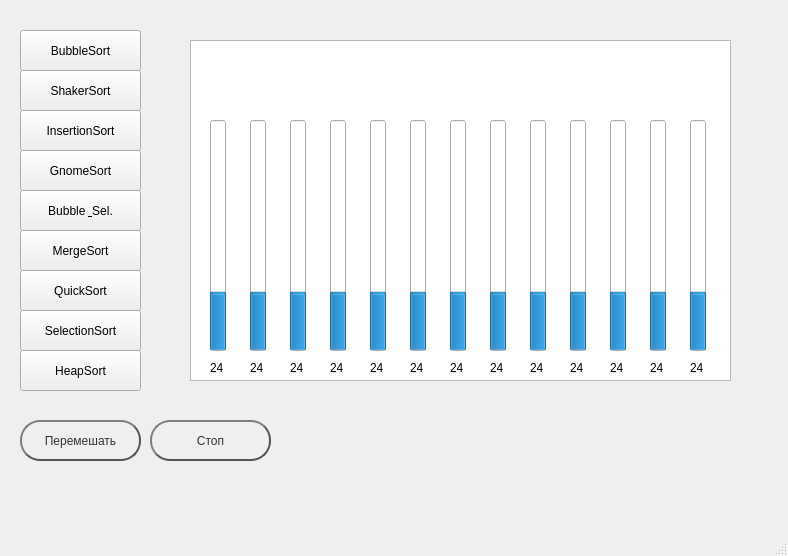
<?xml version="1.0" encoding="UTF-8"?>
<ui version="4.0">
 <class>MainWindow</class>
 <widget class="QMainWindow" name="MainWindow">
  <property name="geometry">
   <rect>
    <x>0</x>
    <y>0</y>
    <width>788</width>
    <height>556</height>
   </rect>
  </property>
  <property name="windowTitle">
   <string>MainWindow</string>
  </property>
  <widget class="QWidget" name="centralwidget">
   <widget class="QPushButton" name="bubble_sort">
    <property name="geometry">
     <rect>
      <x>20</x>
      <y>30</y>
      <width>121</width>
      <height>41</height>
     </rect>
    </property>
    <property name="text">
     <string>BubbleSort</string>
    </property>
   </widget>
   <widget class="QPushButton" name="shaker_sort">
    <property name="geometry">
     <rect>
      <x>20</x>
      <y>70</y>
      <width>121</width>
      <height>41</height>
     </rect>
    </property>
    <property name="text">
     <string>ShakerSort</string>
    </property>
   </widget>
   <widget class="QPushButton" name="insertion_sort">
    <property name="geometry">
     <rect>
      <x>20</x>
      <y>110</y>
      <width>121</width>
      <height>41</height>
     </rect>
    </property>
    <property name="text">
     <string>InsertionSort</string>
    </property>
   </widget>
   <widget class="QPushButton" name="gnome_sort">
    <property name="geometry">
     <rect>
      <x>20</x>
      <y>150</y>
      <width>121</width>
      <height>41</height>
     </rect>
    </property>
    <property name="text">
     <string>GnomeSort</string>
    </property>
   </widget>
   <widget class="QPushButton" name="bub_and_sel_sort">
    <property name="geometry">
     <rect>
      <x>20</x>
      <y>190</y>
      <width>121</width>
      <height>41</height>
     </rect>
    </property>
    <property name="text">
     <string>Bubble &amp; Sel.</string>
    </property>
   </widget>
   <widget class="QPushButton" name="merge_sort">
    <property name="geometry">
     <rect>
      <x>20</x>
      <y>230</y>
      <width>121</width>
      <height>41</height>
     </rect>
    </property>
    <property name="text">
     <string>MergeSort</string>
    </property>
   </widget>
   <widget class="QPushButton" name="quick_sort">
    <property name="geometry">
     <rect>
      <x>20</x>
      <y>270</y>
      <width>121</width>
      <height>41</height>
     </rect>
    </property>
    <property name="text">
     <string>QuickSort</string>
    </property>
   </widget>
   <widget class="QPushButton" name="selection_sort">
    <property name="geometry">
     <rect>
      <x>20</x>
      <y>310</y>
      <width>121</width>
      <height>41</height>
     </rect>
    </property>
    <property name="text">
     <string>SelectionSort</string>
    </property>
   </widget>
   <widget class="QPushButton" name="heap_sort">
    <property name="geometry">
     <rect>
      <x>20</x>
      <y>350</y>
      <width>121</width>
      <height>41</height>
     </rect>
    </property>
    <property name="text">
     <string>HeapSort</string>
    </property>
   </widget>
   <widget class="QPushButton" name="pushButton">
    <property name="geometry">
     <rect>
      <x>150</x>
      <y>420</y>
      <width>121</width>
      <height>41</height>
     </rect>
    </property>
    <property name="styleSheet">
     <string notr="true">QPushButton {
    color: #333;
    border: 2px solid #555;
    border-radius: 20px;
    border-style: outset;
    background: qradialgradient(
        cx: 0.3, cy: -0.4, fx: 0.3, fy: -0.4,
        radius: 1.35, stop: 0 #fff, stop: 1 #888
        );
    padding: 5px;
    }

QPushButton:hover {
    background: qradialgradient(
        cx: 0.3, cy: -0.4, fx: 0.3, fy: -0.4,
        radius: 1.35, stop: 0 #fff, stop: 1 #bbb
        );
    }

QPushButton:pressed {
    border-style: inset;
    background: qradialgradient(
        cx: 0.4, cy: -0.1, fx: 0.4, fy: -0.1,
        radius: 1.35, stop: 0 #fff, stop: 1 #ddd
        );
    }</string>
    </property>
    <property name="text">
     <string>Стоп</string>
    </property>
   </widget>
   <widget class="QPushButton" name="pushButton_2">
    <property name="geometry">
     <rect>
      <x>20</x>
      <y>420</y>
      <width>121</width>
      <height>41</height>
     </rect>
    </property>
    <property name="styleSheet">
     <string notr="true">QPushButton {
    color: #333;
    border: 2px solid #555;
    border-radius: 20px;
    border-style: outset;
    background: qradialgradient(
        cx: 0.3, cy: -0.4, fx: 0.3, fy: -0.4,
        radius: 1.35, stop: 0 #fff, stop: 1 #888
        );
    padding: 5px;
    }

QPushButton:hover {
    background: qradialgradient(
        cx: 0.3, cy: -0.4, fx: 0.3, fy: -0.4,
        radius: 1.35, stop: 0 #fff, stop: 1 #bbb
        );
    }

QPushButton:pressed {
    border-style: inset;
    background: qradialgradient(
        cx: 0.4, cy: -0.1, fx: 0.4, fy: -0.1,
        radius: 1.35, stop: 0 #fff, stop: 1 #ddd
        );
    }</string>
    </property>
    <property name="text">
     <string>Перемешать</string>
    </property>
   </widget>
   <widget class="QGraphicsView" name="graphicsView">
    <property name="geometry">
     <rect>
      <x>190</x>
      <y>40</y>
      <width>541</width>
      <height>341</height>
     </rect>
    </property>
   </widget>
   <widget class="QProgressBar" name="item_bar1">
    <property name="geometry">
     <rect>
      <x>210</x>
      <y>120</y>
      <width>16</width>
      <height>231</height>
     </rect>
    </property>
    <property name="value">
     <number>24</number>
    </property>
    <property name="orientation">
     <enum>Qt::Vertical</enum>
    </property>
   </widget>
   <widget class="QProgressBar" name="item_bar2">
    <property name="geometry">
     <rect>
      <x>250</x>
      <y>120</y>
      <width>16</width>
      <height>231</height>
     </rect>
    </property>
    <property name="value">
     <number>24</number>
    </property>
    <property name="orientation">
     <enum>Qt::Vertical</enum>
    </property>
   </widget>
   <widget class="QProgressBar" name="item_bar3">
    <property name="geometry">
     <rect>
      <x>290</x>
      <y>120</y>
      <width>16</width>
      <height>231</height>
     </rect>
    </property>
    <property name="value">
     <number>24</number>
    </property>
    <property name="orientation">
     <enum>Qt::Vertical</enum>
    </property>
   </widget>
   <widget class="QProgressBar" name="item_bar4">
    <property name="geometry">
     <rect>
      <x>330</x>
      <y>120</y>
      <width>16</width>
      <height>231</height>
     </rect>
    </property>
    <property name="value">
     <number>24</number>
    </property>
    <property name="orientation">
     <enum>Qt::Vertical</enum>
    </property>
   </widget>
   <widget class="QProgressBar" name="item_bar5">
    <property name="geometry">
     <rect>
      <x>370</x>
      <y>120</y>
      <width>16</width>
      <height>231</height>
     </rect>
    </property>
    <property name="value">
     <number>24</number>
    </property>
    <property name="orientation">
     <enum>Qt::Vertical</enum>
    </property>
   </widget>
   <widget class="QProgressBar" name="item_bar6">
    <property name="geometry">
     <rect>
      <x>410</x>
      <y>120</y>
      <width>16</width>
      <height>231</height>
     </rect>
    </property>
    <property name="value">
     <number>24</number>
    </property>
    <property name="orientation">
     <enum>Qt::Vertical</enum>
    </property>
   </widget>
   <widget class="QProgressBar" name="item_bar7">
    <property name="geometry">
     <rect>
      <x>450</x>
      <y>120</y>
      <width>16</width>
      <height>231</height>
     </rect>
    </property>
    <property name="value">
     <number>24</number>
    </property>
    <property name="orientation">
     <enum>Qt::Vertical</enum>
    </property>
   </widget>
   <widget class="QProgressBar" name="item_bar8">
    <property name="geometry">
     <rect>
      <x>490</x>
      <y>120</y>
      <width>16</width>
      <height>231</height>
     </rect>
    </property>
    <property name="value">
     <number>24</number>
    </property>
    <property name="orientation">
     <enum>Qt::Vertical</enum>
    </property>
   </widget>
   <widget class="QProgressBar" name="item_bar9">
    <property name="geometry">
     <rect>
      <x>530</x>
      <y>120</y>
      <width>16</width>
      <height>231</height>
     </rect>
    </property>
    <property name="value">
     <number>24</number>
    </property>
    <property name="orientation">
     <enum>Qt::Vertical</enum>
    </property>
   </widget>
   <widget class="QProgressBar" name="item_bar10">
    <property name="geometry">
     <rect>
      <x>570</x>
      <y>120</y>
      <width>16</width>
      <height>231</height>
     </rect>
    </property>
    <property name="value">
     <number>24</number>
    </property>
    <property name="orientation">
     <enum>Qt::Vertical</enum>
    </property>
   </widget>
   <widget class="QProgressBar" name="item_bar11">
    <property name="geometry">
     <rect>
      <x>610</x>
      <y>120</y>
      <width>16</width>
      <height>231</height>
     </rect>
    </property>
    <property name="value">
     <number>24</number>
    </property>
    <property name="orientation">
     <enum>Qt::Vertical</enum>
    </property>
   </widget>
   <widget class="QProgressBar" name="item_bar12">
    <property name="geometry">
     <rect>
      <x>650</x>
      <y>120</y>
      <width>16</width>
      <height>231</height>
     </rect>
    </property>
    <property name="value">
     <number>24</number>
    </property>
    <property name="orientation">
     <enum>Qt::Vertical</enum>
    </property>
   </widget>
   <widget class="QProgressBar" name="item_bar13">
    <property name="geometry">
     <rect>
      <x>690</x>
      <y>120</y>
      <width>16</width>
      <height>231</height>
     </rect>
    </property>
    <property name="value">
     <number>24</number>
    </property>
    <property name="orientation">
     <enum>Qt::Vertical</enum>
    </property>
   </widget>
   <widget class="QLabel" name="item_label1">
    <property name="geometry">
     <rect>
      <x>210</x>
      <y>360</y>
      <width>21</width>
      <height>16</height>
     </rect>
    </property>
    <property name="text">
     <string>24</string>
    </property>
   </widget>
   <widget class="QLabel" name="item_label2">
    <property name="geometry">
     <rect>
      <x>250</x>
      <y>360</y>
      <width>21</width>
      <height>16</height>
     </rect>
    </property>
    <property name="text">
     <string>24</string>
    </property>
   </widget>
   <widget class="QLabel" name="item_label3">
    <property name="geometry">
     <rect>
      <x>290</x>
      <y>360</y>
      <width>21</width>
      <height>16</height>
     </rect>
    </property>
    <property name="text">
     <string>24</string>
    </property>
   </widget>
   <widget class="QLabel" name="item_label4">
    <property name="geometry">
     <rect>
      <x>330</x>
      <y>360</y>
      <width>21</width>
      <height>16</height>
     </rect>
    </property>
    <property name="text">
     <string>24</string>
    </property>
   </widget>
   <widget class="QLabel" name="item_label5">
    <property name="geometry">
     <rect>
      <x>370</x>
      <y>360</y>
      <width>21</width>
      <height>16</height>
     </rect>
    </property>
    <property name="text">
     <string>24</string>
    </property>
   </widget>
   <widget class="QLabel" name="item_label6">
    <property name="geometry">
     <rect>
      <x>410</x>
      <y>360</y>
      <width>21</width>
      <height>16</height>
     </rect>
    </property>
    <property name="text">
     <string>24</string>
    </property>
   </widget>
   <widget class="QLabel" name="item_label7">
    <property name="geometry">
     <rect>
      <x>450</x>
      <y>360</y>
      <width>21</width>
      <height>16</height>
     </rect>
    </property>
    <property name="text">
     <string>24</string>
    </property>
   </widget>
   <widget class="QLabel" name="item_label8">
    <property name="geometry">
     <rect>
      <x>490</x>
      <y>360</y>
      <width>21</width>
      <height>16</height>
     </rect>
    </property>
    <property name="text">
     <string>24</string>
    </property>
   </widget>
   <widget class="QLabel" name="item_label9">
    <property name="geometry">
     <rect>
      <x>530</x>
      <y>360</y>
      <width>21</width>
      <height>16</height>
     </rect>
    </property>
    <property name="text">
     <string>24</string>
    </property>
   </widget>
   <widget class="QLabel" name="item_label10">
    <property name="geometry">
     <rect>
      <x>570</x>
      <y>360</y>
      <width>21</width>
      <height>16</height>
     </rect>
    </property>
    <property name="text">
     <string>24</string>
    </property>
   </widget>
   <widget class="QLabel" name="item_label11">
    <property name="geometry">
     <rect>
      <x>610</x>
      <y>360</y>
      <width>21</width>
      <height>16</height>
     </rect>
    </property>
    <property name="text">
     <string>24</string>
    </property>
   </widget>
   <widget class="QLabel" name="item_label12">
    <property name="geometry">
     <rect>
      <x>650</x>
      <y>360</y>
      <width>21</width>
      <height>16</height>
     </rect>
    </property>
    <property name="text">
     <string>24</string>
    </property>
   </widget>
   <widget class="QLabel" name="item_label13">
    <property name="geometry">
     <rect>
      <x>690</x>
      <y>360</y>
      <width>21</width>
      <height>16</height>
     </rect>
    </property>
    <property name="text">
     <string>24</string>
    </property>
   </widget>
  </widget>
  <widget class="QStatusBar" name="statusbar"/>
 </widget>
 <resources/>
 <connections/>
</ui>
